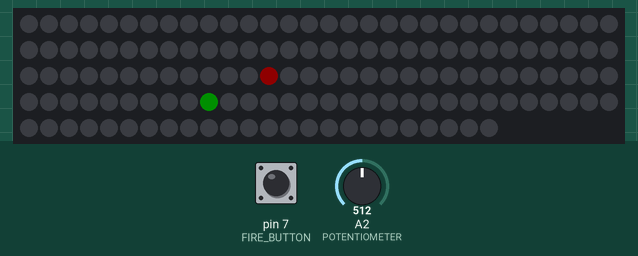
Recording of a sketch running on a simulated Arduino Uno, built with avr-gcc and run on an emulated ATmega328P. On the bench: 144 RGB LEDs in strip order, left to right, continuing on the next row. Inputs (shaded band) come from the test bench; at power-on: pin 7 (FIRE_BUTTON) HIGH, A2 (POTENTIOMETER) = 512. Dim RGB values are drawn brighter than linear; random numbers use the default seed unless the sketch sets one.

Above: at 1.2 s.
1.3 s: pin 7 (FIRE_BUTTON) pulled LOW for 3.2 s
At 2.1 s:
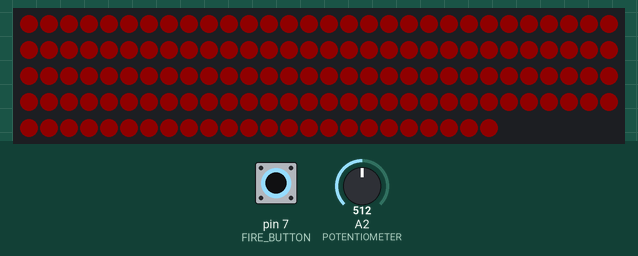
6.0 s: A2 (POTENTIOMETER) set to 122
At 6.7 s:
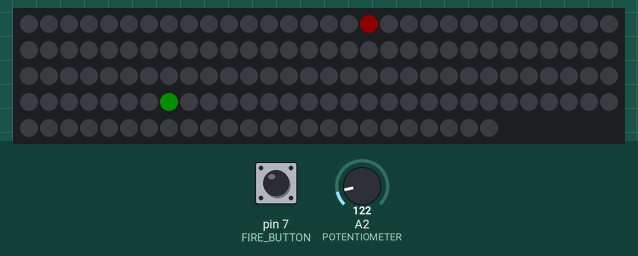
9.0 s: pin 7 (FIRE_BUTTON) pulled LOW for 0.15 s
At 9.3 s:
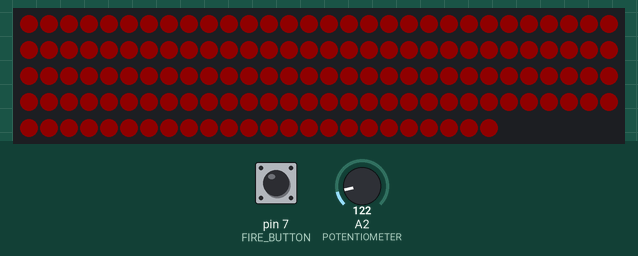
12.1 s: A2 (POTENTIOMETER) set to 0
At 12.6 s:
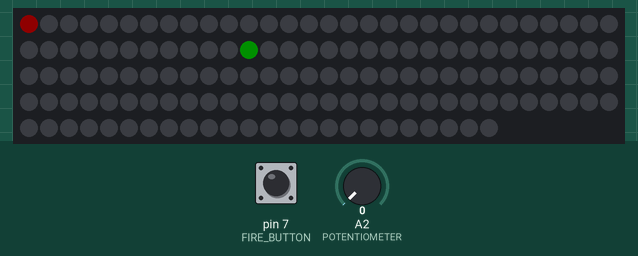
13.6 s: A2 (POTENTIOMETER) set to 1023
16.6 s: pin 7 (FIRE_BUTTON) pulled LOW for 1 s
At 17.4 s:
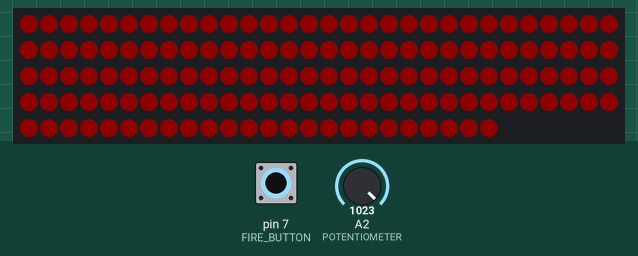
Timing chart, 0 to 19.6 s (numbered marks = the images above; inputs shaded):
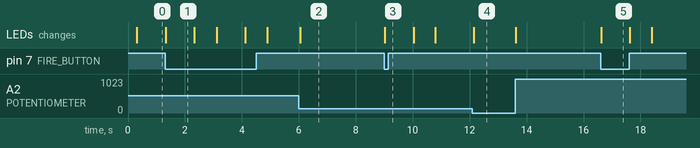

The sketch:

LED_Strip-Experiment.ino
```cpp
//  Import the library we need for manipulating the leds on the led strip
#include<Adafruit_NeoPixel.h>

//  Define a constant which describes the number of leds on the led strip
#define NUMPIXELS 144
//  Define a constant which describes which pin on the arduino should be used to transfer data to the led strip
#define LED_STRIP_PIN 5

//  Define a constant which describes how bright the leds on the led strip should be
#define BRIGHTNESS 15


//  Define the led strip as a variable. Pass in the constants required by the strip to work as arguments.
//  The last argument describes the format the library will use to transfer data to the led strip, which might differ between strips. They claim that the strip should receive its data at 800 khz, and that the strip is expecting the data to be in GRBW format (our strip has a white leds on it, meaning that it uses the GRBW format)
Adafruit_NeoPixel strip(NUMPIXELS, LED_STRIP_PIN, NEO_GRBW + NEO_KHZ800);

//  Define a constant which describes which pin the arduino should read to get the potentiometer's value
#define POTENTIOMETER A2

//  Define a constant which describes which pin the button used for confirming your selected led is used for.
#define FIRE_BUTTON 7

//  Define a variable which stores the position of the green led
int fruit_position = 99;

void setup() {
  // put your setup code here, to run once:

  strip.begin();           // INITIALIZE NeoPixel strip object (REQUIRED)
  strip.show();            // Turn OFF all pixels ASAP
  strip.setBrightness(BRIGHTNESS);

  pinMode(POTENTIOMETER, INPUT);  //  Tell the arduino that we are going to be reading the value of the pin the potentiometer is connected to.
  pinMode(FIRE_BUTTON, INPUT_PULLUP); //  Tell the arduino that we are going to be reading this pin's value, and that the arduino should connect this pin to its built-in resistor. This means that we don't have to add in an extra resistor between the button and the arduino, as the arduino can do this for us.
}

void loop() {
  //  Read the value of the potentiometer
  int potentiometer_value = analogRead(POTENTIOMETER);

  //  Convert the value we are reading from the potentiometer to determine which led on the strip should be lit up.
  //  On an arduino uno board the int type describes an signed 16-bit integer (an integer between -32768 and 32767), but we might need a larger precision for this, so an uint32_t is used to force the arduino to use a larger integer.
  //  uint32_t always describes a 32-bit unsigned integer (an integer between 0 and 4294967295).
  uint32_t ship_position = map(potentiometer_value, 0,1024, 0,NUMPIXELS);

  uint32_t fruit_color = strip.Color(0, 255, 0);  //  Sets up the colour of the fruit as green. The colour is stored as a 32-bit unsigned integer (uint32_t)

  strip.setPixelColor(fruit_position, fruit_color);
  delay(1);
  strip.show(); //  When you set the colours of the leds on the strip they won't change on their own. The strip.show() function forces the leds to update their colour to the ones previously set.

  uint32_t ship_color = strip.Color(255, 0, 0);
  strip.setPixelColor(ship_position, ship_color);

  strip.show();
  if(!digitalRead(FIRE_BUTTON)){
    if(ship_position==fruit_position){
      for(int i=0; i<NUMPIXELS; i++) {
        strip.setPixelColor(i, strip.Color(0,255,0));  //  Iterates over every pixel in the strip and sets them all to green. This is done to indicate that the user clicked the fruit
      }
    }else{
      for(int i=0; i<NUMPIXELS; i++) {
        strip.setPixelColor(i, strip.Color(255,0,0));  //  Iterates over every pixel in the strip and sets them all to red. This is done to indicate that the user didn't click the fruit
      }
    }

    strip.show(); //  Update the leds on the strip

    delay(1000);  //  We should wait a second before turning the leds on the strip off.

    for(int i=0; i<NUMPIXELS; i++){
      strip.setPixelColor(i, 0); //  Turn all the leds on the strip off. This can be done by setting the colour of each led to either black (0,0,0) or just 0.
    }

    strip.show(); //  Update the leds on the strip

    fruit_position = random(0,NUMPIXELS); //  Randomly choose a new position for the fruit
    delay(750);
  }
  delay(1);
  strip.setPixelColor(ship_position, 0);  //  turn off the led responsible for the ship so moving the ship doesn't create persisting pixels.
}
```

Measured:
- after the input at 1.3 s, the LEDs: change at once (image 1)
- after the input at 16.6 s, the LEDs: change at once (image 5)
- what the display in image 1 shows lasts 1.0 s, from 1.3 s to 2.3 s
